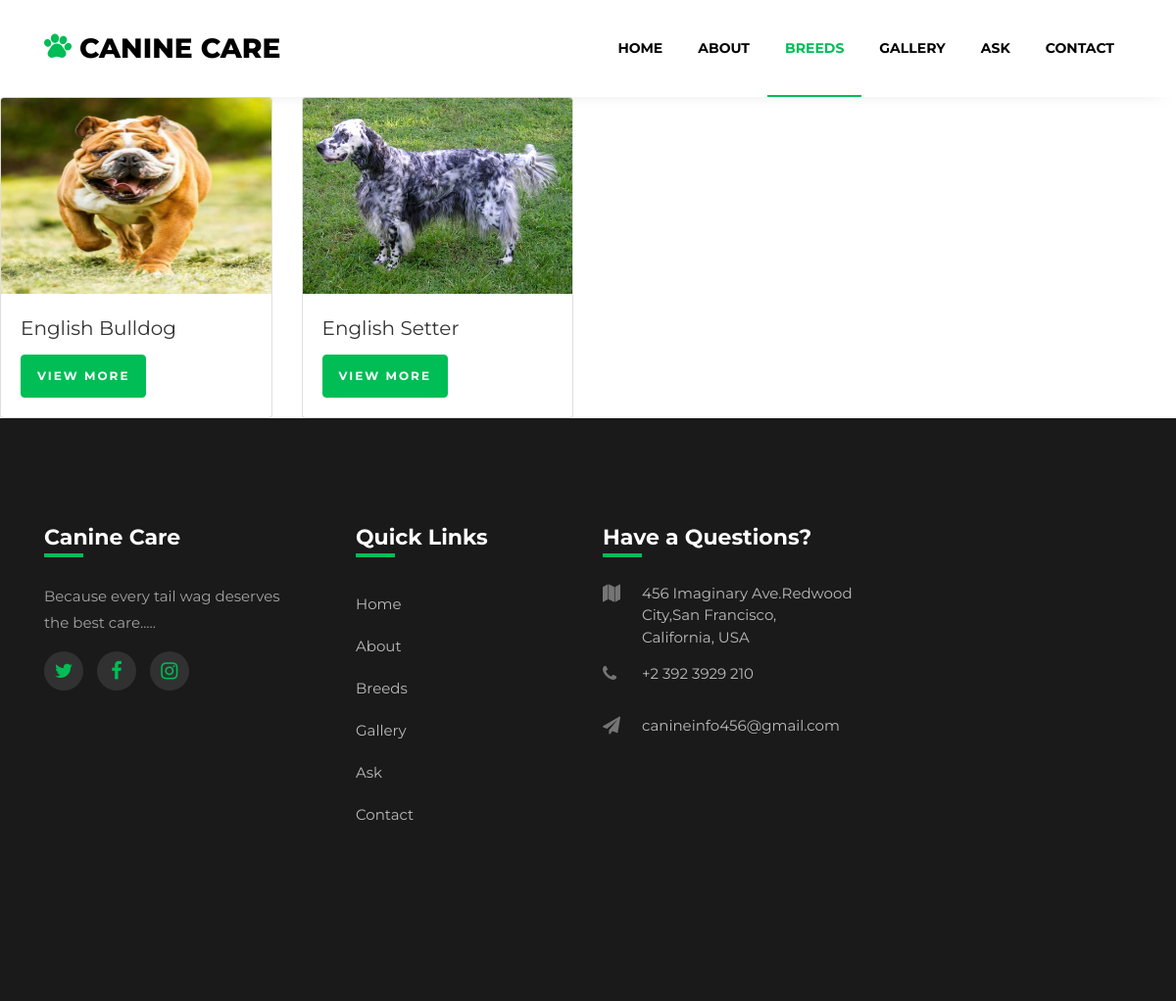
Screenshot of /filtered_breed/E/ with the database file from the repository.
### adminside/models.py (models this page shows)
class Breeddb(models.Model):
    Breed_name =models.CharField(max_length=100,null=True,blank=True)
    Alpha_name =models.CharField(max_length=100,null=True,blank=True)
    Description =models.CharField(max_length=3000,null=True,blank=True)
    Health =models.CharField(max_length=3000,null=True,blank=True)
    Training =models.CharField(max_length=3000,null=True,blank=True)
    Exercise =models.CharField(max_length=3000,null=True,blank=True)
    breed_image =models.ImageField(upload_to="Breed images",null=True,blank=True)

### dog/views.py (the view)
# urls.py: path('filtered_breed/<fletter>/',views.filtered_breed,name="filtered_breed"),
def filtered_breed(request,fletter):
    data = Breeddb.objects.filter(Alpha_name=fletter)
    return render(request,"Filtered_Breeds.html", {'data': data})

### dog/templates/Filtered_Breeds.html (shortened to what this page needs)
<!DOCTYPE html>
{% load static %}
<html lang="en">
<head>
    <link rel="stylesheet" href="https://stackpath.bootstrapcdn.com/font-awesome/4.7.0/css/font-awesome.min.css">
    <link rel="stylesheet" href="{% static 'index/css/animate.css' %}">
    <link rel="stylesheet" href="{% static 'index/css/owl.carousel.min.css' %}">
    <link rel="stylesheet" href="{% static 'index/css/owl.theme.default.min.css' %}">
    <link rel="stylesheet" href="{% static 'index/css/magnific-popup.css' %}">
    <link rel="stylesheet" href="{% static 'index/css/bootstrap-datepicker.css">
    <link rel="stylesheet" href="{% static 'index/css/jquery.timepicker.css">
    <link rel="stylesheet" href="{% static 'index/css/flaticon.css' %}">
    <link rel="stylesheet" href="{% static 'index/css/style.css' %}">
</head>
<body>
<nav class="navbar navbar-expand-lg navbar-dark ftco_navbar bg-dark ftco-navbar-light" id="ftco-navbar">
	    <div class="container">
	    	<a class="navbar-brand" href="{% url 'homepage' %}"><span class="flaticon-pawprint-1 mr-2"></span>CANINE CARE</a>
	      <div class="collapse navbar-collapse" id="ftco-nav">
	        <ul class="navbar-nav ml-auto">
	        	<li class="nav-item "><a href="{% url 'homepage' %}" class="nav-link">Home</a></li>
	        	<li class="nav-item"><a href="{% url 'about' %}" class="nav-link">About</a></li>
	        	<li class="nav-item active"><a href="{% url 'initial_select' %}" class="nav-link">Breeds</a></li>
	          <li class="nav-item"><a href="{% url 'gallery' %}" class="nav-link">Gallery</a></li>
	          <li class="nav-item"><a href="{% url 'chatbot' %}" class="nav-link">Ask</a></li>
	          <li class="nav-item"><a href="{% url 'contact' %}" class="nav-link">Contact</a></li>
	        </ul>
	      </div>
	    </div>
	  </nav>
<div>
    <div class="row row-cols-1 row-cols-md-4 g-5">
        {% for d in data %}
            <div class="col-3">
              <div class="card h-100">
                <img src="{{d.breed_image.url}}" class="card-img-top" alt="..."  width="250px" height="200px">
                <div class="card-body">
                  <h5 class="card-title">{{d.Breed_name}}</h5>
                  <a href="{% url 'single_breed' b_id=d.id %}"><button class="btn btn-primary">View More</button></a>
                </div>
              </div>
            </div>
        {% endfor %}
          </div>
</div>
   <footer class="footer">
			<div class="container">
				<div class="row">
					<div class="col-md-6 col-lg-3 mb-4 mb-md-0">
						<h2 class="footer-heading">Canine Care</h2>
						<p>Because every tail wag deserves the best care.....</p>
						<ul class="ftco-footer-social p-0">
              <li class="ftco-animate"><a href="#" data-toggle="tooltip" data-placement="top" title="Twitter"><span class="fa fa-twitter"></span></a></li>
              <li class="ftco-animate"><a href="#" data-toggle="tooltip" data-placement="top" title="Facebook"><span class="fa fa-facebook"></span></a></li>
              <li class="ftco-animate"><a href="#" data-toggle="tooltip" data-placement="top" title="Instagram"><span class="fa fa-instagram"></span></a></li>
            </ul>
					</div>
					<div class="col-md-6 col-lg-3 pl-lg-5 mb-4 mb-md-0">
						<h2 class="footer-heading">Quick Links</h2>
						<ul class="list-unstyled">
              <li><a href="{% url 'homepage' %}" class="py-2 d-block">Home</a></li>
              <li><a href="{% url 'about' %}" class="py-2 d-block">About</a></li>
              <li><a href="{% url 'initial_select' %}" class="py-2 d-block">Breeds</a></li>
              <li><a href="{% url 'gallery' %}" class="py-2 d-block">Gallery</a></li>
              <li><a href="{% url 'chatbot' %}" class="py-2 d-block">Ask</a></li>
              <li><a href="{% url 'contact' %}" class="py-2 d-block">Contact</a></li>
            </ul>
					</div>
					<div class="col-md-6 col-lg-3 mb-4 mb-md-0">
						<h2 class="footer-heading">Have a Questions?</h2>
						<div class="block-23 mb-3">
              <ul>
                <li><span class="icon fa fa-map"></span><span class="text">456 Imaginary Ave.Redwood City,San Francisco, California, USA</span></li>
                <li><a href="#"><span class="icon fa fa-phone"></span><span class="text">+2 392 3929 210</span></a></li>
                <li><a href="#"><span class="icon fa fa-paper-plane"></span><span class="text">canineinfo456@gmail.com</span></a></li>
              </ul>
            </div>
					</div>
				</div>
		</footer>
</body>
</html>

### rows the page displays
Breeddb: breed_image (picture), Breed_name "English Bulldog"
Breeddb: breed_image (picture), Breed_name "English Setter"
